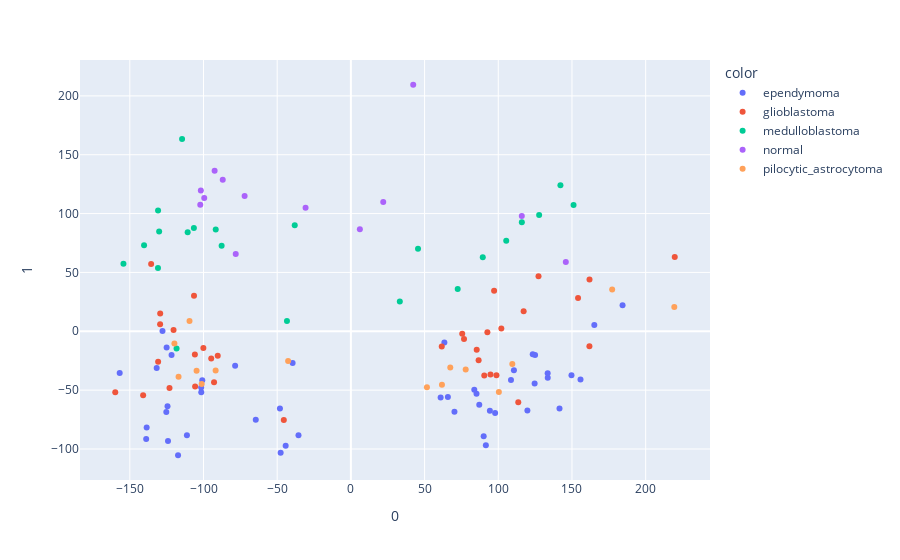

The cell this chart's notebook holds for it:
### Code cell
from sklearn.decomposition import PCA
import plotly.express as px

X = scale(data)
y= df.iloc[:,1]
features = all_names

pca = PCA(n_components=2)
components = pca.fit_transform(X)

fig = px.scatter(components, x=0, y=1, color=y)
fig.show()

### Figure 1 — Plotly figure (JSON) as saved in the notebook; plotly's stock layout.template omitted (floating-point values rounded to 4 significant figures)
{"data": [{"hovertemplate": "color=ependymoma<br>0=%{x}<br>1=%{y}<extra></extra>", "legendgroup": "ependymoma", "marker": {"color": "#636efa", "symbol": "circle"}, "mode": "markers", "name": "ependymoma", "orientation": "v", "showlegend": true, "type": "scatter", "x": [165.2, 85.23, 70.27, -101.6, 65.81, 125.0, 155.8, 108.6, 110.6, 149.7, -124.1, 63.42, 123.4, -78.54, 91.57, -48.14, 133.6, 97.86, -47.66, 90.1, 94.31, 83.73, -64.53, -44.26, 119.8, 141.5, 60.89, 124.7, -35.55, -125.2, -117.3, 133.5, 184.3, -39.54, 87.11, -138.6, -156.9, -138.9, -124.4, -111.3, -121.7, -101.5, -131.8, -100.8, -125.0, -127.8], "xaxis": "x", "y": [5.243, -53.1, -68.29, -47.67, -55.92, -20.12, -40.97, -41.41, -33.09, -37.42, -93.15, -9.492, -19.54, -29.2, -96.79, -65.62, -39.4, -69.34, -103.2, -89.28, -67.45, -49.58, -75.12, -97.28, -67.41, -65.59, -56.3, -44.29, -88.29, -68.49, -105.3, -35.67, 22.19, -26.99, -62.36, -81.65, -35.39, -91.61, -63.75, -88.42, -20.16, -51.74, -31.29, -41.67, -13.72, 0.2052], "yaxis": "y"}, {"hovertemplate": "color=glioblastoma<br>0=%{x}<br>1=%{y}<extra></extra>", "legendgroup": "glioblastoma", "marker": {"color": "#EF553B", "symbol": "circle"}, "mode": "markers", "name": "glioblastoma", "orientation": "v", "showlegend": true, "type": "scatter", "x": [90.5, 97.17, -105.9, -100.1, -90.35, 113.6, 92.62, 161.8, 102.1, 161.9, 94.72, 127.3, 85.36, 117.2, 76.76, -45.5, -129.4, -105.7, -129.4, -106.4, 154.1, 86.66, 219.7, 75.54, -159.9, 61.65, 98.76, -141.0, -135.5, -120.3, -123.1, -92.85, -130.8, -94.77], "xaxis": "x", "y": [-37.63, 34.33, -19.83, -14.17, -20.81, -60.21, -0.768, -12.8, 2.309, 44.0, -36.74, 46.69, -15.6, 17.03, -6.538, -75.4, 5.997, -46.89, 15.0, 30.18, 28.29, -24.7, 63.11, -2.188, -51.76, -12.91, -37.44, -54.45, 57.16, 1.141, -48.29, -43.33, -25.8, -23.07], "yaxis": "y"}, {"hovertemplate": "color=medulloblastoma<br>0=%{x}<br>1=%{y}<extra></extra>", "legendgroup": "medulloblastoma", "marker": {"color": "#00cc96", "symbol": "circle"}, "mode": "markers", "name": "medulloblastoma", "orientation": "v", "showlegend": true, "type": "scatter", "x": [-114.5, 116.0, 127.7, 105.4, 151.1, -110.8, 89.49, 142.2, 45.55, -118.3, 72.47, 33.19, -130.8, -130.9, -154.3, -38.11, -91.71, -140.3, -87.7, -106.5, -130.1, -43.38], "xaxis": "x", "y": [163.4, 92.54, 98.84, 76.98, 107.2, 84.04, 62.91, 124.0, 70.05, -14.69, 36.01, 25.32, 102.7, 53.7, 57.45, 90.0, 86.55, 73.17, 72.7, 87.77, 84.74, 8.776], "yaxis": "y"}, {"hovertemplate": "color=normal<br>0=%{x}<br>1=%{y}<extra></extra>", "legendgroup": "normal", "marker": {"color": "#ab63fa", "symbol": "circle"}, "mode": "markers", "name": "normal", "orientation": "v", "showlegend": true, "type": "scatter", "x": [-30.74, 116.0, -78.14, 42.29, -101.8, -86.95, -92.47, 145.8, -72.11, 6.079, -99.5, -102.2, 21.95], "xaxis": "x", "y": [104.9, 97.94, 65.6, 209.5, 119.6, 128.8, 136.4, 58.76, 114.9, 86.66, 113.3, 107.5, 109.9], "yaxis": "y"}, {"hovertemplate": "color=pilocytic_astrocytoma<br>0=%{x}<br>1=%{y}<extra></extra>", "legendgroup": "pilocytic_astrocytoma", "marker": {"color": "#FFA15A", "symbol": "circle"}, "mode": "markers", "name": "pilocytic_astrocytoma", "orientation": "v", "showlegend": true, "type": "scatter", "x": [77.89, 61.78, 67.44, 219.4, 177.3, 109.5, 100.4, -91.77, -101.2, 51.59, -104.7, -42.58, -116.9, -119.7, -109.5], "xaxis": "x", "y": [-32.44, -45.47, -30.83, 20.69, 35.42, -27.89, -51.66, -33.38, -44.84, -47.54, -33.5, -25.18, -38.58, -10.47, 8.767], "yaxis": "y"}], "layout": {"legend": {"title": {"text": "color"}, "tracegroupgap": 0}, "margin": {"t": 60}, "xaxis": {"anchor": "y", "domain": [0, 1], "title": {"text": "0"}}, "yaxis": {"anchor": "x", "domain": [0, 1], "title": {"text": "1"}}}}
